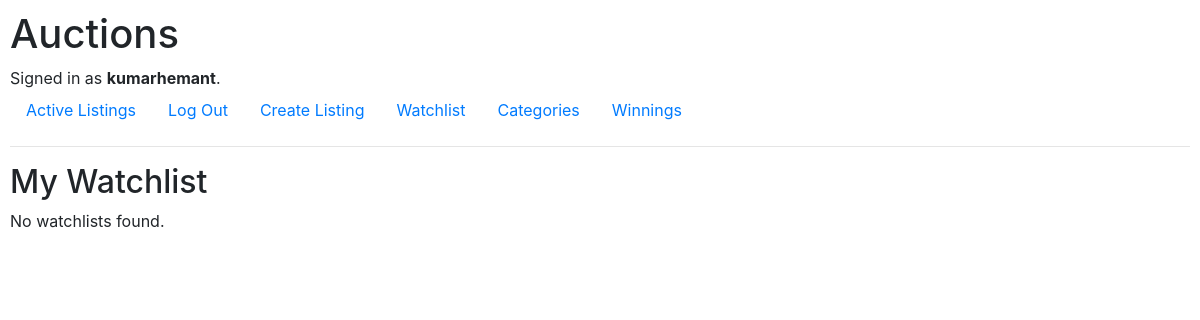
The app's page /watchlist/ (signed in), older data.
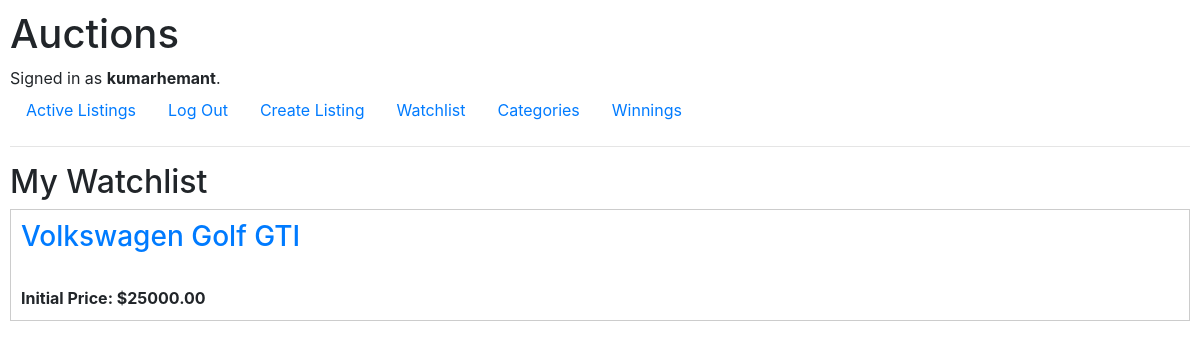
The same page, newer data.
### auctions/models.py (models this page shows, shortened)
class AuctionListing(models.Model):
    title = models.CharField(max_length=100)
    description = models.TextField()
    starting_bid = models.DecimalField(max_digits=8, decimal_places=2)
    creator = models.ForeignKey(User, on_delete=models.CASCADE, related_name="listings")
    is_active = models.BooleanField(default=True)
    image = models.URLField(blank=True, null=True)
    watchers = models.ManyToManyField(User, blank=True, related_name="watchlist")
    winner = models.ForeignKey(User, on_delete=models.SET_NULL, blank=True, null=True, related_name="auction_winner")
    category = models.CharField(max_length=64, blank=True)

### auctions/views.py (the view)
# urls.py: path("watchlist/", views.watchlist, name="watchlist"),
@login_required
def watchlist(request):
    watched_listings = request.user.watchlist.all()
    return render(request, "auctions/watchlist.html", {
        "watched_listings": watched_listings
    })

### auctions/templates/auctions/watchlist.html (shortened to what this page needs)
{% extends "auctions/layout.html" %}
{% block body %}
    <h2>My Watchlist</h2>
    {% for watched_listing in watched_listings %}
            <div class="listing-item" style="border: 1px solid #ccc; padding: 10px; margin-bottom: 10px;">
            <h3><a href="{% url 'listing_page' watched_listing.id %}">{{ watched_listing.title }}</a></h3>
            <br>
            <strong>Initial Price: ${{ watched_listing.starting_bid }}</strong>
            </div>
        {% empty %}
            <p>No watchlists found.</p>
        {% endfor %}
{% endblock %}

Row changes from the older to the newer data that the page shows:
added AuctionListing: title "Volkswagen Golf GTI", starting_bid "25000.00"
Text that changed along with them:
text no longer shown: "No watchlists found."
